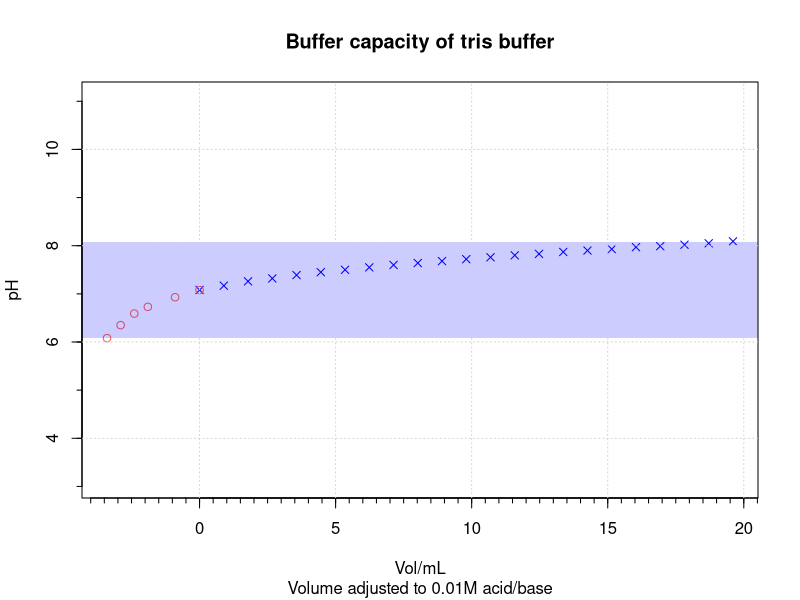

The R script that drew this image:
rm(list=ls()) 


det_plot_bounds = function(vecvec){
  maxmax = -Inf
  minmin = Inf
  for(vec in vecvec){
    maxmax= max(max(vec,na.rm = 1), maxmax)
    minmin= min(min(vec,na.rm = 1), minmin)
  }
  return(c(minmin,maxmax))
}

library(data.table)
#File format is:
# V_KOH;pH_KOH;VO_KOH;V_HCL:pH_HCL;V0_HCL
#


#The file needs to be in the Folder Data and needs to be called 2.4.2.csv
data = read.csv("Data/2.4.5_sol3.csv",sep=";")

x_KOH = data$V_KOH-data$V0_KOH[1]
y_KOH = data$pH_KOH
#We adjust the molarity of KOH to match the volume it would have had if it was 0.1 molar
KOH_factor = 0.891 
x_KOH = x_KOH*KOH_factor


x_HCL = -(data$V_HCL-data$V0_HCL[1])
y_HCL = data$pH_HCL
 HCL_max = max(x_HCL,na.rm = 1)
 HCL_min = min(x_HCL,na.rm = 1)
 
 KOH_max = max(x_KOH,na.rm = 1)
 KOH_min = min(x_KOH,na.rm = 1)
 
 tot_max = max(KOH_max,HCL_max)
 tot_min = min(KOH_min,HCL_min)

plot(x_KOH,y_KOH,xlab='Vol/mL', ylab = 'pH', pch=4, ylim = c(y_KOH[1]-4,y_KOH[1]+4),col = 'blue',xlim = c(tot_min,tot_max), main = "Buffer capacity of tris buffer", sub = "Volume adjusted to 0.01M acid/base")

points(x_HCL,y_HCL, col = 'tomato')

polygon(c(-100,-100,100,100),c(y_KOH[1]+1, y_KOH[1]-1,y_KOH[1]-1, y_KOH[1]+1), col = rgb(0,0,1,.2),border = NA)

library(Hmisc)
minor.tick(nx=10, ny=2, tick.ratio=.5)
grid()
